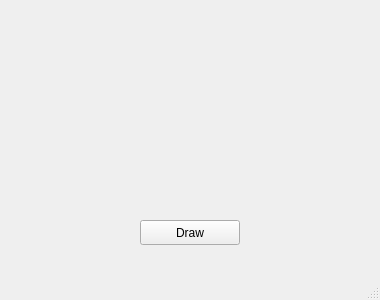
<?xml version="1.0" encoding="UTF-8"?>
<ui version="4.0">
 <class>MainWindow</class>
 <widget class="QMainWindow" name="MainWindow">
  <property name="geometry">
   <rect>
    <x>0</x>
    <y>0</y>
    <width>380</width>
    <height>300</height>
   </rect>
  </property>
  <property name="windowTitle">
   <string>MainWindow</string>
  </property>
  <widget class="QWidget" name="centralwidget">
   <widget class="QPushButton" name="DrawButton">
    <property name="geometry">
     <rect>
      <x>140</x>
      <y>220</y>
      <width>100</width>
      <height>25</height>
     </rect>
    </property>
    <property name="minimumSize">
     <size>
      <width>100</width>
      <height>0</height>
     </size>
    </property>
    <property name="text">
     <string>Draw</string>
    </property>
   </widget>
  </widget>
  <widget class="QMenuBar" name="menubar">
   <property name="geometry">
    <rect>
     <x>0</x>
     <y>0</y>
     <width>380</width>
     <height>21</height>
    </rect>
   </property>
  </widget>
  <widget class="QStatusBar" name="statusbar"/>
 </widget>
 <resources/>
 <connections/>
</ui>
